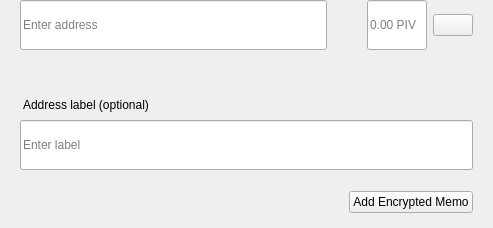
<?xml version="1.0" encoding="UTF-8"?>
<ui version="4.0">
 <class>SendMultiRow</class>
 <widget class="QWidget" name="SendMultiRow">
  <property name="geometry">
   <rect>
    <x>0</x>
    <y>0</y>
    <width>493</width>
    <height>228</height>
   </rect>
  </property>
  <property name="minimumSize">
   <size>
    <width>0</width>
    <height>0</height>
   </size>
  </property>
  <property name="maximumSize">
   <size>
    <width>16777215</width>
    <height>16777215</height>
   </size>
  </property>
  <property name="windowTitle">
   <string>Form</string>
  </property>
  <layout class="QVBoxLayout" name="verticalLayout_3">
   <property name="spacing">
    <number>0</number>
   </property>
   <property name="leftMargin">
    <number>0</number>
   </property>
   <property name="topMargin">
    <number>0</number>
   </property>
   <property name="rightMargin">
    <number>20</number>
   </property>
   <property name="bottomMargin">
    <number>5</number>
   </property>
   <item alignment="Qt::AlignTop">
    <widget class="QWidget" name="widget" native="true">
     <property name="sizePolicy">
      <sizepolicy hsizetype="Expanding" vsizetype="Maximum">
       <horstretch>0</horstretch>
       <verstretch>0</verstretch>
      </sizepolicy>
     </property>
     <property name="minimumSize">
      <size>
       <width>0</width>
       <height>60</height>
      </size>
     </property>
     <property name="maximumSize">
      <size>
       <width>16777215</width>
       <height>85</height>
      </size>
     </property>
     <layout class="QHBoxLayout" name="horizontalLayout" stretch="6,0,2">
      <property name="spacing">
       <number>0</number>
      </property>
      <property name="leftMargin">
       <number>8</number>
      </property>
      <property name="topMargin">
       <number>0</number>
      </property>
      <property name="rightMargin">
       <number>0</number>
      </property>
      <property name="bottomMargin">
       <number>0</number>
      </property>
      <item alignment="Qt::AlignTop">
       <widget class="QStackedWidget" name="stackedAddress">
        <property name="minimumSize">
         <size>
          <width>0</width>
          <height>50</height>
         </size>
        </property>
        <property name="maximumSize">
         <size>
          <width>16777215</width>
          <height>50</height>
         </size>
        </property>
        <widget class="QWidget" name="page_4">
         <property name="sizePolicy">
          <sizepolicy hsizetype="Expanding" vsizetype="Preferred">
           <horstretch>0</horstretch>
           <verstretch>0</verstretch>
          </sizepolicy>
         </property>
         <property name="minimumSize">
          <size>
           <width>0</width>
           <height>50</height>
          </size>
         </property>
         <property name="maximumSize">
          <size>
           <width>16777215</width>
           <height>55</height>
          </size>
         </property>
         <layout class="QVBoxLayout" name="verticalLayout_7">
          <property name="spacing">
           <number>0</number>
          </property>
          <property name="leftMargin">
           <number>12</number>
          </property>
          <property name="topMargin">
           <number>0</number>
          </property>
          <property name="rightMargin">
           <number>0</number>
          </property>
          <property name="bottomMargin">
           <number>0</number>
          </property>
          <item>
           <widget class="QLineEdit" name="lineEditAddress">
            <property name="minimumSize">
             <size>
              <width>0</width>
              <height>50</height>
             </size>
            </property>
            <property name="maximumSize">
             <size>
              <width>16777215</width>
              <height>50</height>
             </size>
            </property>
            <property name="placeholderText">
             <string>Enter address</string>
            </property>
           </widget>
          </item>
         </layout>
        </widget>
        <widget class="QWidget" name="page_3"/>
       </widget>
      </item>
      <item>
       <spacer name="horizontalSpacer_3">
        <property name="orientation">
         <enum>Qt::Horizontal</enum>
        </property>
        <property name="sizeType">
         <enum>QSizePolicy::Fixed</enum>
        </property>
        <property name="sizeHint" stdset="0">
         <size>
          <width>40</width>
          <height>20</height>
         </size>
        </property>
       </spacer>
      </item>
      <item>
       <layout class="QHBoxLayout" name="horizontalLayout_2">
        <property name="spacing">
         <number>6</number>
        </property>
        <item alignment="Qt::AlignTop">
         <widget class="QLineEdit" name="lineEditAmount">
          <property name="sizePolicy">
           <sizepolicy hsizetype="Expanding" vsizetype="Preferred">
            <horstretch>0</horstretch>
            <verstretch>0</verstretch>
           </sizepolicy>
          </property>
          <property name="minimumSize">
           <size>
            <width>0</width>
            <height>50</height>
           </size>
          </property>
          <property name="maximumSize">
           <size>
            <width>16777215</width>
            <height>50</height>
           </size>
          </property>
          <property name="maxLength">
           <number>17</number>
          </property>
          <property name="alignment">
           <set>Qt::AlignLeading|Qt::AlignLeft|Qt::AlignVCenter</set>
          </property>
          <property name="placeholderText">
           <string notr="true">0.00 PIV</string>
          </property>
         </widget>
        </item>
        <item>
         <layout class="QVBoxLayout" name="verticalLayout">
          <property name="topMargin">
           <number>14</number>
          </property>
          <property name="bottomMargin">
           <number>0</number>
          </property>
          <item alignment="Qt::AlignTop">
           <widget class="QPushButton" name="btnMenu">
            <property name="minimumSize">
             <size>
              <width>0</width>
              <height>0</height>
             </size>
            </property>
            <property name="maximumSize">
             <size>
              <width>16777215</width>
              <height>16777215</height>
             </size>
            </property>
            <property name="focusPolicy">
             <enum>Qt::NoFocus</enum>
            </property>
            <property name="text">
             <string/>
            </property>
           </widget>
          </item>
         </layout>
        </item>
       </layout>
      </item>
     </layout>
    </widget>
   </item>
   <item>
    <widget class="QWidget" name="layoutLabel" native="true">
     <property name="minimumSize">
      <size>
       <width>0</width>
       <height>0</height>
      </size>
     </property>
     <property name="maximumSize">
      <size>
       <width>16777215</width>
       <height>16777215</height>
      </size>
     </property>
     <layout class="QVBoxLayout" name="verticalLayout_9">
      <property name="spacing">
       <number>6</number>
      </property>
      <property name="leftMargin">
       <number>20</number>
      </property>
      <property name="topMargin">
       <number>0</number>
      </property>
      <property name="rightMargin">
       <number>0</number>
      </property>
      <property name="bottomMargin">
       <number>10</number>
      </property>
      <item>
       <spacer name="verticalSpacer">
        <property name="orientation">
         <enum>Qt::Vertical</enum>
        </property>
        <property name="sizeType">
         <enum>QSizePolicy::Fixed</enum>
        </property>
        <property name="sizeHint" stdset="0">
         <size>
          <width>20</width>
          <height>20</height>
         </size>
        </property>
       </spacer>
      </item>
      <item>
       <widget class="QLabel" name="labelSubtitleDescription">
        <property name="styleSheet">
         <string notr="true">margin-bottom:2px;
margin-left:0.05px;
padding:0px;</string>
        </property>
        <property name="text">
         <string>Address label (optional)</string>
        </property>
       </widget>
      </item>
      <item>
       <widget class="QLineEdit" name="lineEditDescription">
        <property name="minimumSize">
         <size>
          <width>0</width>
          <height>50</height>
         </size>
        </property>
        <property name="maximumSize">
         <size>
          <width>16777215</width>
          <height>50</height>
         </size>
        </property>
        <property name="placeholderText">
         <string>Enter label</string>
        </property>
       </widget>
      </item>
      <item>
       <spacer name="verticalSpacer_2">
        <property name="orientation">
         <enum>Qt::Vertical</enum>
        </property>
        <property name="sizeType">
         <enum>QSizePolicy::Fixed</enum>
        </property>
        <property name="sizeHint" stdset="0">
         <size>
          <width>20</width>
          <height>15</height>
         </size>
        </property>
       </spacer>
      </item>
      <item>
       <widget class="QWidget" name="containerMemo" native="true">
        <layout class="QHBoxLayout" name="horizontalLayout_5">
         <property name="leftMargin">
          <number>0</number>
         </property>
         <property name="topMargin">
          <number>0</number>
         </property>
         <property name="rightMargin">
          <number>0</number>
         </property>
         <property name="bottomMargin">
          <number>0</number>
         </property>
         <item>
          <spacer name="horizontalSpacer">
           <property name="orientation">
            <enum>Qt::Horizontal</enum>
           </property>
           <property name="sizeHint" stdset="0">
            <size>
             <width>40</width>
             <height>20</height>
            </size>
           </property>
          </spacer>
         </item>
         <item>
          <widget class="QPushButton" name="btnAddMemo">
           <property name="text">
            <string notr="true">Add Encrypted Memo</string>
           </property>
          </widget>
         </item>
        </layout>
       </widget>
      </item>
     </layout>
    </widget>
   </item>
  </layout>
 </widget>
 <resources/>
 <connections/>
</ui>
